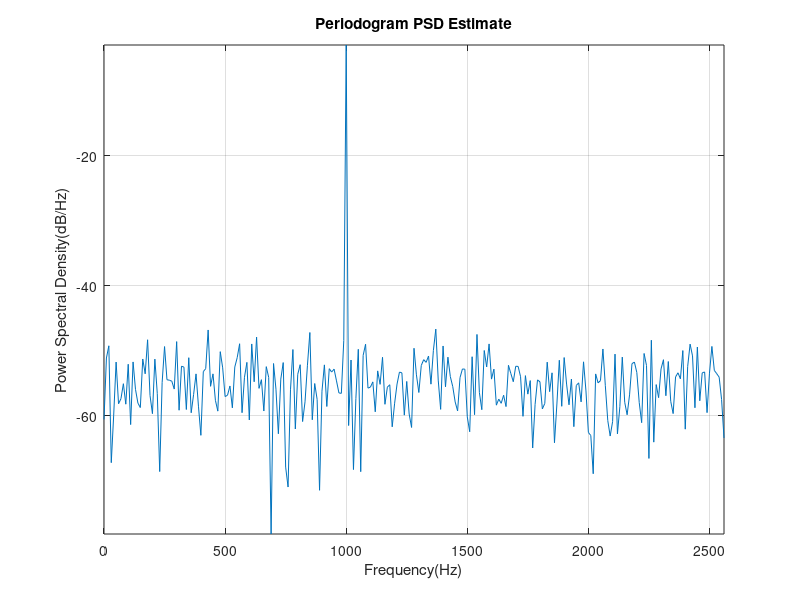
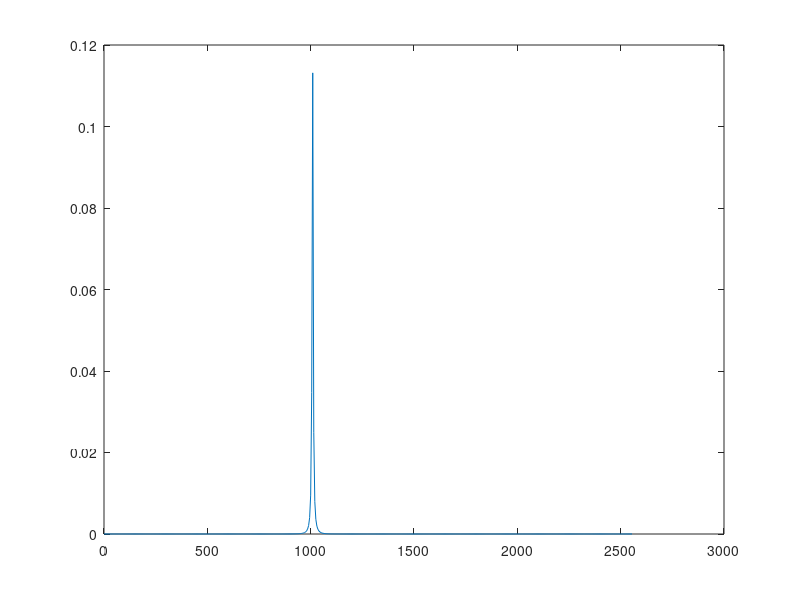
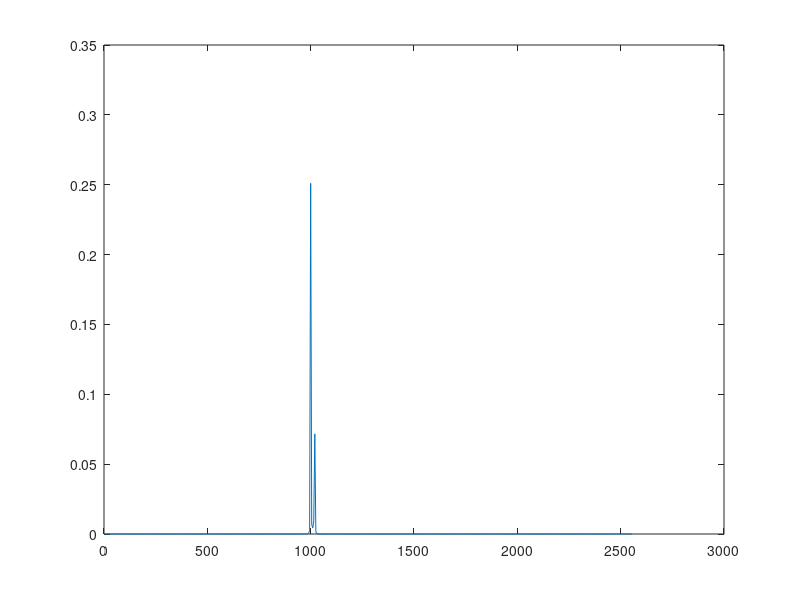

MATLAB code for these plots, in order:
clear all
Fs=5120;
n=0:1/Fs:1;
f0=1000;
xn=sin(2*pi*f0*n)+sin(2*pi*(f0+19)*n)+0.1*randn(size(n));
window=boxcar(length(xn));
nfft=512;
[Pxx,f]=periodogram(xn,window,nfft,Fs);
figure(1)
plot(f,10*log10(Pxx)),grid
axis([0,2560,min(10*log10(Pxx)),max(10*log10(Pxx))])
xlabel('Frequency(Hz)')
ylabel('Power Spectral Density(dB/Hz)')
title('Periodogram PSD Estimate')
order1=20;
order2=50;
figure(2)
pburg(xn,order1,nfft,Fs)
figure(3)
pburg(xn,order2,nfft,Fs)